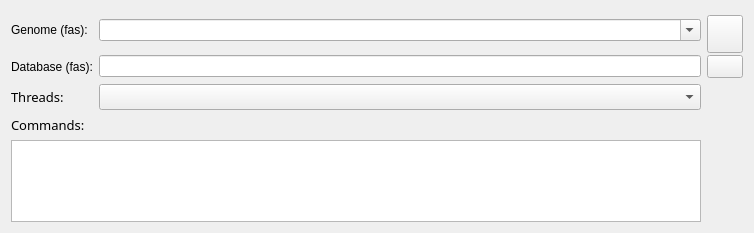
              <widget class="QWidget" name="scrollAreaWidgetContents_2">
               <property name="geometry">
                <rect>
                 <x>0</x>
                 <y>0</y>
                 <width>754</width>
                 <height>233</height>
                </rect>
               </property>
               <layout class="QGridLayout" name="gridLayout">
                <item row="0" column="0" colspan="2">
                 <widget class="QLabel" name="label_4">
                  <property name="text">
                   <string>Genome (fas):</string>
                  </property>
                 </widget>
                </item>
                <item row="0" column="2">
                 <widget class="ListQCombobox" name="comboBox_11">
                  <property name="sizePolicy">
                   <sizepolicy hsizetype="Expanding" vsizetype="Fixed">
                    <horstretch>0</horstretch>
                    <verstretch>0</verstretch>
                   </sizepolicy>
                  </property>
                  <property name="acceptDrops">
                   <bool>true</bool>
                  </property>
                  <property name="editable">
                   <bool>true</bool>
                  </property>
                  <property name="sizeAdjustPolicy">
                   <enum>QComboBox::AdjustToMinimumContentsLength</enum>
                  </property>
                 </widget>
                </item>
                <item row="0" column="3">
                 <widget class="QPushButton" name="pushButton_4">
                  <property name="sizePolicy">
                   <sizepolicy hsizetype="Fixed" vsizetype="Fixed">
                    <horstretch>0</horstretch>
                    <verstretch>0</verstretch>
                   </sizepolicy>
                  </property>
                  <property name="minimumSize">
                   <size>
                    <width>36</width>
                    <height>38</height>
                   </size>
                  </property>
                  <property name="maximumSize">
                   <size>
                    <width>30</width>
                    <height>30</height>
                   </size>
                  </property>
                  <property name="styleSheet">
                   <string notr="true"/>
                  </property>
                  <property name="text">
                   <string/>
                  </property>
                 </widget>
                </item>
                <item row="1" column="0" colspan="2">
                 <widget class="QLabel" name="label_17">
                  <property name="text">
                   <string>Database (fas):</string>
                  </property>
                 </widget>
                </item>
                <item row="1" column="2">
                 <widget class="QLineEdit" name="lineEdit_7">
                  <property name="readOnly">
                   <bool>true</bool>
                  </property>
                 </widget>
                </item>
                <item row="1" column="3">
                 <widget class="QPushButton" name="pushButton_5">
                  <property name="sizePolicy">
                   <sizepolicy hsizetype="Fixed" vsizetype="Fixed">
                    <horstretch>0</horstretch>
                    <verstretch>0</verstretch>
                   </sizepolicy>
                  </property>
                  <property name="minimumSize">
                   <size>
                    <width>36</width>
                    <height>23</height>
                   </size>
                  </property>
                  <property name="maximumSize">
                   <size>
                    <width>30</width>
                    <height>30</height>
                   </size>
                  </property>
                  <property name="styleSheet">
                   <string notr="true"/>
                  </property>
                  <property name="text">
                   <string/>
                  </property>
                 </widget>
                </item>
                <item row="2" column="0">
                 <widget class="QLabel" name="label_27">
                  <property name="font">
                   <font>
                    <family>Microsoft YaHei</family>
                    <pointsize>10</pointsize>
                   </font>
                  </property>
                  <property name="text">
                   <string>Threads:</string>
                  </property>
                  <property name="alignment">
                   <set>Qt::AlignLeading|Qt::AlignLeft|Qt::AlignVCenter</set>
                  </property>
                 </widget>
                </item>
                <item row="2" column="2">
                 <widget class="QComboBox" name="comboBox_6">
                  <property name="sizePolicy">
                   <sizepolicy hsizetype="Expanding" vsizetype="Fixed">
                    <horstretch>0</horstretch>
                    <verstretch>0</verstretch>
                   </sizepolicy>
                  </property>
                  <property name="minimumSize">
                   <size>
                    <width>13</width>
                    <height>26</height>
                   </size>
                  </property>
                 </widget>
                </item>
                <item row="3" column="0" colspan="2">
                 <widget class="QLabel" name="label_28">
                  <property name="font">
                   <font>
                    <family>Microsoft YaHei</family>
                    <pointsize>10</pointsize>
                   </font>
                  </property>
                  <property name="text">
                   <string>Commands:</string>
                  </property>
                  <property name="alignment">
                   <set>Qt::AlignLeading|Qt::AlignLeft|Qt::AlignVCenter</set>
                  </property>
                 </widget>
                </item>
                <item row="4" column="0" colspan="3">
                 <widget class="QPlainTextEdit" name="plainTextEdit"/>
                </item>
                <item row="5" column="1">
                 <spacer name="verticalSpacer">
                  <property name="orientation">
                   <enum>Qt::Vertical</enum>
                  </property>
                  <property name="sizeHint" stdset="0">
                   <size>
                    <width>20</width>
                    <height>4</height>
                   </size>
                  </property>
                 </spacer>
                </item>
               </layout>
              </widget>
